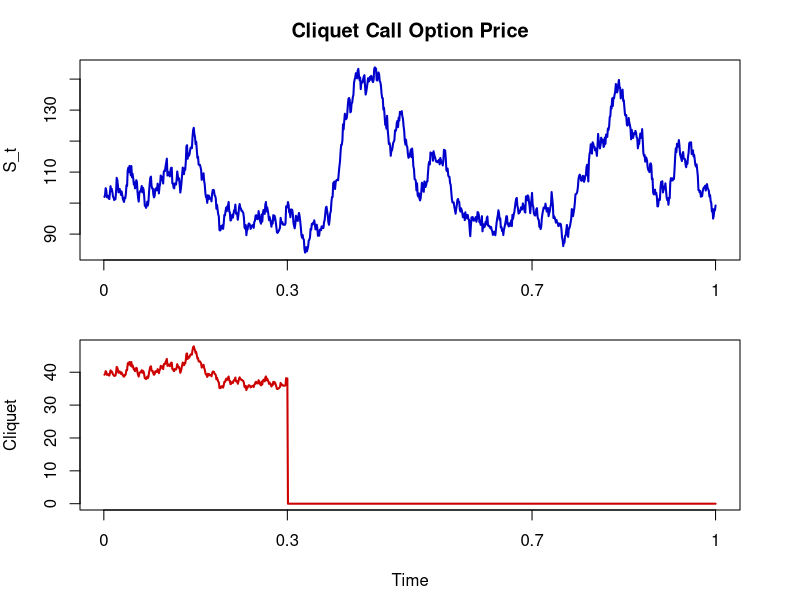

Recreate this plot in R.
#------------------------------------------------------------------------
# Book:         SFE4
# -----------------------------------------------------------------------
# Quantlet:     SFECliquetPrices
# -----------------------------------------------------------------------
# Description:  SFEcliquetprices calculates and plots BS price of a 
#               cliquet call option as a function of S, r, D, sigma and 
#               points of reset.
#               The cliquet option is priced as sum of aligned start 
#               forward options with strike price equal to the underlying
#               at the reset points.
#------------------------------------------------------------------------
# Usage:        -
#------------------------------------------------------------------------
# See also:     SFECliquetPayoff
#------------------------------------------------------------------------
# Keywords:     black-scholes, plot, option, exotic-option, option-price
#------------------------------------------------------------------------
# Inputs:       S0, r, D, sigma, reset
#------------------------------------------------------------------------
# Output:       A plot of the underlying and a plot of the price of a 
#               cliquet call option with one pay-off at the final 
#               maturity. 
# -----------------------------------------------------------------------
# Example:      plots are generated for the following parameter values:
#               S0 = 100, r = 0.3, D = 0.01, sigma = 0.5, 
#               reset = c(0.3, 0.7)
#------------------------------------------------------------------------
# Author:       Weongi Woo, Thorsten Disser, 2015/12/20
#------------------------------------------------------------------------

#########################################################################
#Parameter Setting
S0 	  = 100               # stock price at t = 0
r 	  = 0.03              # risk free interest rate
D     = 0.01              # continuous dividend payment
b     = r - D             # cost of carry
sigma = 0.5               # volatiliy
reset = c(0.3, 0.7)       # reset points


#########################################################################
#Simulating Underlying Price
Tn 	= 1000
t 	= (1:Tn)/Tn
dt 	= t[2] - t[1]
Wt1 = rnorm(length(t), mean = 0, sd = 1)
Wt 	= cumsum(Wt1)  # cumulative sum
St 	= S0 * exp((r - 0.5 * sigma) * dt + sigma * sqrt(dt) * Wt)

#########################################################################
#adding time 0 and 1
if(reset[1] != 0){
  reset = c(0, reset)
}

if(reset[length(reset)] != 1) {
  reset[length(reset) + 1] = 1
}

#Generating Strike Prices
K1 = S0
for(i in 2:length(reset)) {
  assign(paste("K", i, sep=""), St[(reset[i]) * 1000])
}

#########################################################################
#Cliquet Call Pricing model
d1        = 0
d2        = 0
bscall    = 0
callprice = 0
m         = reset[2]

vanilla = function(s, m){
# Computes the price of a European Call Option for given period
#
# Args:
#     s: the time point where the European Call Option begins 
#     m: the maturity
#
# Returns:
#     A vector of European Call Option price for given life of the option
#
  if(s == 0) {
    for(i in 1:((m * 1000) - 1)){ 
      d1[i] = (log(St[i]/K1) + (b - (sigma^2/2)) * (m - i/1000)) / (sigma * sqrt((m - i/1000)))
      d2[i] = d1[i] - (sigma * sqrt((m - i/1000)))
      bscall[i] = exp((b - r) * (m - i/1000)) * St[i] * pnorm(d1[i]) - exp(-r * (m - i/1000)) * K1 * pnorm(d2[i])
    }
    bscall[(m*1000)] = max(St[(m*1000)] - K1, 0) #Option Price at Boundary is Intrinsic Value
  } else {
    for(i in ((s*1000)+1):((m*1000)-1)){
      d1[i] = (log(St[i]/get(paste("K", match(s, reset), sep=""))) + (b - (sigma^2/2)) * (m - i/1000)) / (sigma * sqrt((m - i/1000)))
      d2[i] = d1[i] - (sigma * sqrt((m - i/1000)))
      bscall[i] = exp((b - r) * (m - i/1000)) * St[i] * pnorm(d1[i]) - exp(-r * (m - i/1000)) * get(paste("K", match(s, reset), sep="")) * pnorm(d2[i])
    }
    bscall[(m * 1000)] = max(0, (St[(m * 1000)] - get(paste("K", (match(s, reset)), sep="")))) #Call Price at Boundary is Intrinsic Value
  }
  assign("callprice", bscall, envir = .GlobalEnv)
}

forward = function(sp, s, m){
# Computes the price of a Forward Start Call Option for given life of the option
#
# Args:
#     sp: the time point where the price of the Forward Start Call Option will be evaluated
#     s : the time point where the Forward Start Option begins
#     m : the maturity
#
# Returns:
#     A vector of Forward Start Call Option price for given life of the option
#
    for(i in ((sp + 0.001) * 1000):(reset[(match(sp, reset) + 1)] * 1000)){
    d1[i] = ((b + sigma^2/2) * (m - s)) / (sigma * sqrt(m - s))
    d2[i] = d1[i] - (sigma * sqrt(m - s))
    bscall[i] = St[i] * exp((b - r) * (s - sp - i/1000 + 0.001)) * ((exp((b - r) * (m - s)) * pnorm(d1[i])) - (exp(-r * (m - s)) * pnorm(d2[i])))
  }
  assign("forwardcallprice", bscall, envir = .GlobalEnv)
}

#summing up vanilla options
vanres = rep(0, 1000)
forres = rep(0, 1000)
for(i in 1:(length(reset) - 1)){
  vanilla(s = reset[i], m = reset[i+1])
  callprice[is.na(callprice)] = 0
  vanres = vanres + c(callprice, rep(callprice[length(callprice)], 1000 - length(callprice)))
}

#summing up forward start options
for(i in 1:(length(reset) - 2)) {
  for(j in 1:(length(reset) - 1 - i)) {
    forward(sp = reset[i], s = reset[i + j], m=reset[i + j + 1])
    forwardcallprice[is.na(forwardcallprice)] = 0
    forres = forres + c(forwardcallprice, rep(0, 1000 - length(forwardcallprice)))  
  }  
}

#summing up vanilla options and forward start options 
cliquet = vanres + forres

#########################################################################
#Generating Plots
par(mfrow = c(2,1), mar = c(2,4,3,3))
plot(t, St, type="l", col="blue3", xlab="", ylab="S_t", xaxt="n", lwd=2)
title("Cliquet Call Option Price")
axis(1, at=c(reset), label=c(reset))
par(mar=c(4.5,4,2,3))
plot(t, cliquet, type="l", xlab="Time", ylab="Cliquet", col="red3", xaxt="n", lwd=2)
axis(1, at=c(reset), label=c(reset))